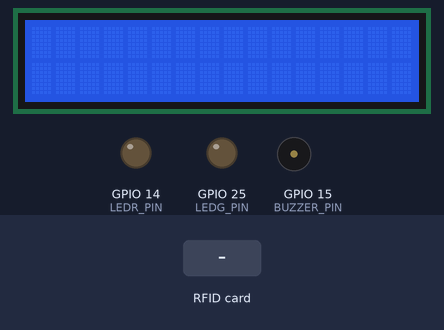
Bench run of a sketch on a simulated ESP32. Parts: 16×2 character LCD, output pins drawn as LEDs (lit = HIGH), buzzer (waves = sounding, pin HIGH). Inputs (shaded band) come from the test bench. What the sketch prints to the serial monitor is not drawn.

Above: at 1.3 s.
1.4 s: RFID card 40 41 D5 19 held to the reader
At 2.0 s:
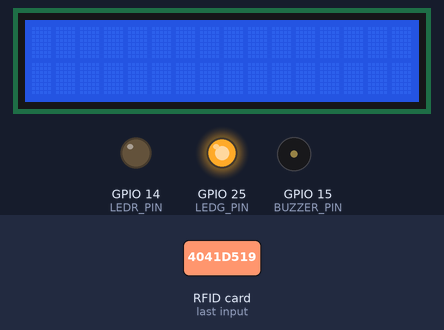
At 3.5 s:
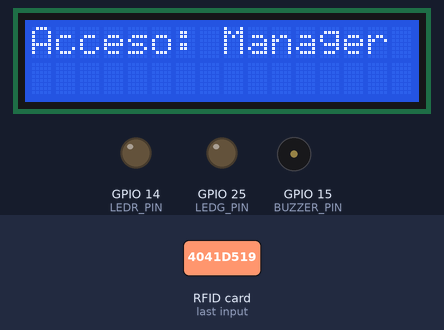
6.1 s: RFID card 5E 7A 19 C4 held to the reader
At 7.1 s:
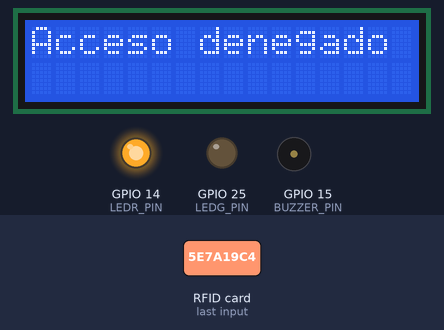
Timing chart, 0 to 9.1 s (numbered marks = the images above; inputs shaded):
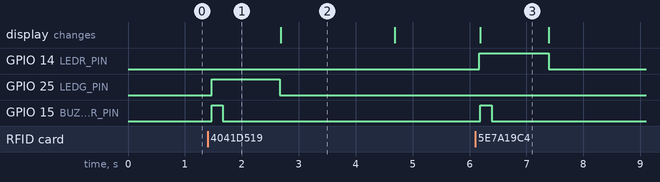

Measured:
- after the input at 1.4 s, GPIO 25 (LEDG_PIN): LOW → HIGH after 0.07 s, → LOW 1.2 s later; GPIO 15 (BUZZER_PIN): LOW → HIGH after 0.07 s, → LOW 0.20 s later
- after the input at 6.1 s, GPIO 14 (LEDR_PIN): LOW → HIGH after 0.07 s, → LOW 1.2 s later; GPIO 15 (BUZZER_PIN): LOW → HIGH after 0.09 s, → LOW 0.20 s later; the display: changes after 0.09 s (image 3)
- what the display in image 2 shows lasts 2.0 s, from 2.7 s to 4.7 s
- what the display in image 3 shows lasts 1.2 s, from 6.2 s to 7.4 s

The sketch:

Codigo_proyecto_embebido.ino
```cpp
#include <freertos/FreeRTOS.h>
#include <freertos/task.h>
#include <freertos/semphr.h>
#include <Wire.h>               //permite la comunicación a través del bus I2C
#include <LiquidCrystal_I2C.h>  //La librería para controlar la pantalla lcd
#include <SPI.h>
#include <MFRC522.h>

#define STACK_SIZE 128
#define DELAY_ACCESS (100 / portTICK_PERIOD_MS)
#define DELAY_REGISTRAR_ACCESS (1000 / portTICK_PERIOD_MS)
#define DELAY_RFID (100 / portTICK_PERIOD_MS)

#define SS_PIN 4    //MFRC522 SDA
#define RST_PIN 17  //MFRC522 RST
#define CS_PIN 13   //Micro-SD CS        hay que ver donde inicializar este
#define RELAY_PIN 5
#define BUZZER_PIN 15
#define LEDR_PIN 14
#define LEDG_PIN 25

MFRC522 rfid(SS_PIN, RST_PIN);     // Creamos el objeto rfid definiendo los pines se utilizará: 5 y 17
LiquidCrystal_I2C lcd(0x27, 16, 2);  //Creamos el objeto `lcd`, 32 es la direccion del modulo, 16 cantidad de columnas y 2 cantidad de filas del display

SemaphoreHandle_t semaforo = NULL;
QueueHandle_t colaUIDs;// Cola para pasar UID entre tareas

TickType_t timeout = (TickType_t)5;// tengo que ver donde implementar
TaskHandle_t rfidHandle;
TaskHandle_t accesoHandle;
TaskHandle_t registroHandle;

// UIDs autorizados
byte managerKeyUID[4] = { 0x40, 0x41, 0xD5, 0x19 };
//byte secretaryKeyUID[4] = { 0x23, 0x7F, 0x38, 0xD9 }; // ESTE ES EL CORRECTO
byte secretaryKeyUID[4] = {0x30, 0x01, 0x8B, 0x15}; //ESTE ES EL DE PRUEBA

void crearSemaforo();
void crearTareas();
void sonarBuzzer(int duracionMS);

void registrarAcceso(const char* usuario);
void leerRFID(void *parametro);
void controlAcceso(void *parametro);

void setup() {

  crearSemaforo();
  colaUIDs = xQueueCreate(5, sizeof(byte[4])); // Crear cola con espacio para 5 UIDs de 4 bytes

  Serial.begin(115200);
  SPI.begin();        //  Inicializar bus SPI, es para el lector RFID
  rfid.PCD_Init();    //  Inicializar módulo MFRC522
  lcd.init();       //Inicializa la pantalla lcd
  lcd.backlight();  //Enciende la luz de fondo (backlight) del LCD para que sea visible.

  pinMode(RELAY_PIN, INPUT);
  pinMode(BUZZER_PIN, OUTPUT);
  digitalWrite(RELAY_PIN, LOW);             // Comenzar con la cerradura bloqueada
  digitalWrite(BUZZER_PIN, LOW);             // Buzzer apagado
  pinMode(LEDR_PIN, OUTPUT);
  pinMode(LEDG_PIN, OUTPUT);

  //digitalWrite(LEDG_PIN, HIGH);

  crearTareas();

  Serial.println("Sistema listo. Escanee una tarjeta...");
}

void loop() {}

void crearTareas() {
  xTaskCreate(
    leerRFID,
    "Tarea de leer el RFID",
    2048,
    NULL,
    1,
    &rfidHandle
  );

  xTaskCreate(
    controlAcceso,
    "Tarea de control de acceso",
    4096,
    NULL,
    2,
    &accesoHandle
  );
}

void crearSemaforo() {
  if (semaforo == NULL) {
    //Crear el semaforo
    semaforo = xSemaphoreCreateMutex();

    //Liberamos el semaforo
    if (semaforo != NULL) {
      xSemaphoreGive(semaforo);
    }
  }
}

void sonarBuzzer(int duracionMS) {
  digitalWrite(BUZZER_PIN, HIGH);
  vTaskDelay(duracionMS / portTICK_PERIOD_MS);
  digitalWrite(BUZZER_PIN, LOW);
}


void registrarAcceso(const char* usuario) {
  xTaskCreate(
    [](void* param) {
      const char* usuario = (const char*)param;
      int sem_obtenido = xSemaphoreTake(semaforo, 0);//llamamos al semaforo que queremos y ponemos el tiempo que vamos a esperar para recibir el semaforo
      if (sem_obtenido == pdTRUE) {

        lcd.clear();
        lcd.setCursor(0, 0);
        lcd.print("Acceso: ");
        lcd.print(usuario);
        vTaskDelay(2000);

        lcd.clear();
        xSemaphoreGive(semaforo);
      }
      vTaskDelete(NULL);
    },
    "Registrar LCD",
    2048,
    (void*)usuario,
    1,
    &registroHandle
  );
}

void leerRFID(void *parametro) {

  while (1) {
    if (rfid.PICC_IsNewCardPresent() && rfid.PICC_ReadCardSerial()) {
      byte uid[4];
      for (int i = 0; i < 4; i++) uid[i] = rfid.uid.uidByte[i];  // Copiar el UID leído

      xQueueSend(colaUIDs, &uid, portMAX_DELAY);  // Enviar el UID a la cola para que lo lea otra tarea

      rfid.PICC_HaltA();       // Detener la tarjeta (halt)
      rfid.PCD_StopCrypto1();  // Detener la encriptación (modo seguro del lector)
    }
    vTaskDelay(200);
  }
}

void controlAcceso(void *parametro) {
  static int i = 0;
  while (1) {
    byte uid[4];  // Arreglo local para recibir UID desde la cola

    if (xQueueReceive(colaUIDs, &uid, portMAX_DELAY)) {  // Espera bloqueante hasta que haya un UID en la cola
      bool isManager = true;                             // Bandera: ¿es el gerente?
      bool isSecretary = true;                           // Bandera: ¿es el secretario?

      for (int i = 0; i < 4; i++) {
        if (uid[i] != managerKeyUID[i]) isManager = false;      // Comparar byte por byte con UID del gerente
        if (uid[i] != secretaryKeyUID[i]) isSecretary = false;  // Comparar con UID del secretario
      }

      if (isManager) {
        Serial.println("Access granted to manager");  // Mostrar mensaje por serial
        digitalWrite(LEDG_PIN, HIGH);                 // Encender el led verde
        pinMode(RELAY_PIN, OUTPUT);                   // Activar relé para desbloquear cerradura
        sonarBuzzer(200);                             // Sonar buzzer por 200ms
        vTaskDelay(1000);
        pinMode(RELAY_PIN, INPUT);                    // Volver a bloquear la cerradura
        registrarAcceso("Manager");
        digitalWrite(LEDG_PIN, LOW);                  // Apagar el led verde
      } else {
        Serial.print("Access denied. UID: ");  // UID no reconocido: denegar acceso
        for (int i = 0; i < 4; i++) {
          Serial.print(uid[i] < 0x10 ? "0" : "");  // Formatear UID en hexadecimal
          Serial.print(uid[i], HEX);
          Serial.print(" ");
        }
        Serial.println();

        int sem_obtenido = xSemaphoreTake(semaforo, 0);//llamamos al semaforo que queremos y ponemos el tiempo que vamos a esperar para recibir el semaforo
        if (sem_obtenido == pdTRUE) {
          vTaskPrioritySet(NULL, 3); // subir prioridad

          digitalWrite(LEDR_PIN, HIGH);
          lcd.clear();
          lcd.setCursor(0, 0);
          lcd.print("Acceso denegado");

          pinMode(RELAY_PIN,INPUT);
          registrarAcceso("Secretary");
          sonarBuzzer(200);
          vTaskDelay(1000);
          digitalWrite(LEDR_PIN, LOW);

          lcd.clear();

          xSemaphoreGive(semaforo);
          vTaskPrioritySet(NULL, 2); // restaurar prioridad
        }
      }
    }
  }
}
```
